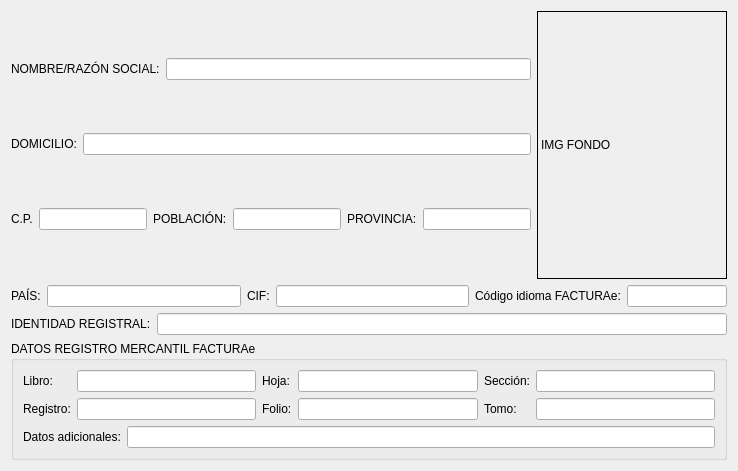
     <widget class="QWidget" name="tab_2">
      <attribute name="title">
       <string>DATOS EMISOR</string>
      </attribute>
      <layout class="QVBoxLayout" name="verticalLayout_11">
       <item>
        <layout class="QHBoxLayout" name="horizontalLayout_19">
         <item>
          <layout class="QVBoxLayout" name="verticalLayout_8">
           <item>
            <layout class="QHBoxLayout" name="horizontalLayout_12">
             <item>
              <widget class="QLabel" name="label_33">
               <property name="text">
                <string>NOMBRE/RAZÓN SOCIAL:</string>
               </property>
              </widget>
             </item>
             <item>
              <widget class="QLineEdit" name="nombre_emisorlineEdit"/>
             </item>
            </layout>
           </item>
           <item>
            <layout class="QHBoxLayout" name="horizontalLayout_13">
             <item>
              <widget class="QLabel" name="label_34">
               <property name="text">
                <string>DOMICILIO:</string>
               </property>
              </widget>
             </item>
             <item>
              <widget class="QLineEdit" name="domicilio_emisorlineEdit"/>
             </item>
            </layout>
           </item>
           <item>
            <layout class="QHBoxLayout" name="horizontalLayout_14">
             <item>
              <widget class="QLabel" name="label_35">
               <property name="text">
                <string>C.P.</string>
               </property>
              </widget>
             </item>
             <item>
              <widget class="QLineEdit" name="cp_emisorlineEdit"/>
             </item>
             <item>
              <widget class="QLabel" name="label_36">
               <property name="text">
                <string>POBLACIÓN:</string>
               </property>
              </widget>
             </item>
             <item>
              <widget class="QLineEdit" name="poblacion_emisorlineEdit"/>
             </item>
             <item>
              <widget class="QLabel" name="label_37">
               <property name="text">
                <string>PROVINCIA:</string>
               </property>
              </widget>
             </item>
             <item>
              <widget class="QLineEdit" name="provincia_emisorlineEdit"/>
             </item>
            </layout>
           </item>
          </layout>
         </item>
         <item>
          <widget class="QLabel" name="img_fondo_label">
           <property name="sizePolicy">
            <sizepolicy hsizetype="Expanding" vsizetype="Minimum">
             <horstretch>0</horstretch>
             <verstretch>0</verstretch>
            </sizepolicy>
           </property>
           <property name="minimumSize">
            <size>
             <width>190</width>
             <height>268</height>
            </size>
           </property>
           <property name="maximumSize">
            <size>
             <width>190</width>
             <height>268</height>
            </size>
           </property>
           <property name="frameShape">
            <enum>QFrame::Box</enum>
           </property>
           <property name="text">
            <string>IMG FONDO</string>
           </property>
           <property name="scaledContents">
            <bool>true</bool>
           </property>
          </widget>
         </item>
        </layout>
       </item>
       <item>
        <layout class="QHBoxLayout" name="horizontalLayout_15">
         <item>
          <widget class="QLabel" name="label_38">
           <property name="text">
            <string>PAÍS:</string>
           </property>
          </widget>
         </item>
         <item>
          <widget class="QLineEdit" name="pais_emisorlineEdit"/>
         </item>
         <item>
          <widget class="QLabel" name="label_39">
           <property name="text">
            <string>CIF:</string>
           </property>
          </widget>
         </item>
         <item>
          <widget class="QLineEdit" name="cif_emisorlineEdit">
           <property name="maximumSize">
            <size>
             <width>200</width>
             <height>16777215</height>
            </size>
           </property>
          </widget>
         </item>
         <item>
          <widget class="QLabel" name="label_44">
           <property name="text">
            <string>Código idioma FACTURAe:</string>
           </property>
          </widget>
         </item>
         <item>
          <widget class="QLineEdit" name="idioma_fe_lineEdit">
           <property name="maximumSize">
            <size>
             <width>100</width>
             <height>16777215</height>
            </size>
           </property>
          </widget>
         </item>
        </layout>
       </item>
       <item>
        <layout class="QHBoxLayout" name="horizontalLayout_16">
         <item>
          <widget class="QLabel" name="label_40">
           <property name="text">
            <string>IDENTIDAD REGISTRAL:</string>
           </property>
          </widget>
         </item>
         <item>
          <widget class="QLineEdit" name="id_registrallineEdit"/>
         </item>
        </layout>
       </item>
       <item>
        <widget class="QGroupBox" name="groupBox_2">
         <property name="maximumSize">
          <size>
           <width>16777215</width>
           <height>170</height>
          </size>
         </property>
         <property name="title">
          <string>DATOS REGISTRO MERCANTIL FACTURAe</string>
         </property>
         <layout class="QVBoxLayout" name="verticalLayout_10">
          <item>
           <layout class="QGridLayout" name="gridLayout_2">
            <item row="0" column="0">
             <widget class="QLabel" name="label_45">
              <property name="text">
               <string>Libro:</string>
              </property>
             </widget>
            </item>
            <item row="0" column="1">
             <widget class="QLineEdit" name="libro_lineEdit"/>
            </item>
            <item row="0" column="2">
             <widget class="QLabel" name="label_47">
              <property name="text">
               <string>Hoja:</string>
              </property>
             </widget>
            </item>
            <item row="0" column="3">
             <widget class="QLineEdit" name="hoja_lineEdit"/>
            </item>
            <item row="0" column="4">
             <widget class="QLabel" name="label_50">
              <property name="text">
               <string>Sección:</string>
              </property>
             </widget>
            </item>
            <item row="0" column="5">
             <widget class="QLineEdit" name="seccion_lineEdit"/>
            </item>
            <item row="1" column="0">
             <widget class="QLabel" name="label_46">
              <property name="text">
               <string>Registro:</string>
              </property>
             </widget>
            </item>
            <item row="1" column="1">
             <widget class="QLineEdit" name="registro_lineEdit"/>
            </item>
            <item row="1" column="2">
             <widget class="QLabel" name="label_49">
              <property name="text">
               <string>Folio:</string>
              </property>
             </widget>
            </item>
            <item row="1" column="3">
             <widget class="QLineEdit" name="folio_lineEdit"/>
            </item>
            <item row="1" column="4">
             <widget class="QLabel" name="label_51">
              <property name="text">
               <string>Tomo:</string>
              </property>
             </widget>
            </item>
            <item row="1" column="5">
             <widget class="QLineEdit" name="volumen_lineEdit"/>
            </item>
           </layout>
          </item>
          <item>
           <layout class="QHBoxLayout" name="horizontalLayout_18">
            <item>
             <widget class="QLabel" name="label_48">
              <property name="text">
               <string>Datos adicionales:</string>
              </property>
             </widget>
            </item>
            <item>
             <widget class="QLineEdit" name="datos_adicionales_lineEdit"/>
            </item>
           </layout>
          </item>
         </layout>
        </widget>
       </item>
      </layout>
     </widget>
